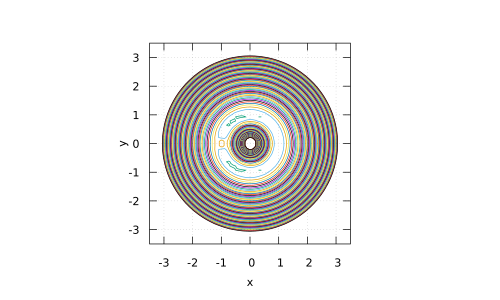

Here is the gnuplot script that generated this plot:
#    2021-04-07
#    contourTierraLuna.gp
#    Diego Sarceño (dsarceno68@gmail.com)

#    Programa superficies de nivel, sistema tierra luna

#    Codificación del texto: UTF8
#    Compiladores probados: GNUPLOT (Ubuntu 20.04 Linux) 5.2
#    Instrucciones de compilación: no requere nada mas
#    gnuplot contourTierraLuna.gp

#    Copyright (C) 2021
#    D. R. Sarceño Ramírez
#    dsarceno68@gmail.com
#
#    This program is free software: you can redistribute it and/or
#    modify it under the terms of the GNU General Public License as
#    published by the Free Software Foundation, either version 3 of
#    the License, or (at your option) any later version.
#
#    This program is distributed in the hope that it will be useful,
#    but WITHOUT ANY WARRANTY; without even the implied warranty of
#    MERCHANTABILITY or FITNESS FOR A PARTICULAR PURPOSE.  See the GNU
#    General Public License for more details.
#
#    You should have received a copy of the GNU General Public License
#    along with this program.  If not, see
#    <http://www.gnu.org/licenses/>.

# PROGRAM
# terminal
set terminal pdf
set output 'contourTierraLuna.pdf'

# divisiones en la superficies para una mejor visión
set isosamples 50

# labels
set xlabel 'x'
set ylabel 'y'

# superficies de nivel
set size ratio -1
set grid
set view map
#set key outside
set nokey
unset surface
set contour base
set cntrparam levels incremental -5,0.05,0



## plot
# ranges
set xrange [-3.5:3.5]
set yrange [-3.5:3.5]

# constantes
G = 6.6738E-11
Me = 5.972E24
Ml = 7.349E22
a = 3.844E8
xi1 = Ml/(Me + Ml)
xi2 = xi1 - 1
K = (Me + Ml)*G/a

splot ( xi2/sqrt((x - xi1)**2 + y**2) - xi1/sqrt((x - xi2)**2 + y**2) - 0.5*(x**2 + y**2) ) t 'V'


# END PROGRAM
